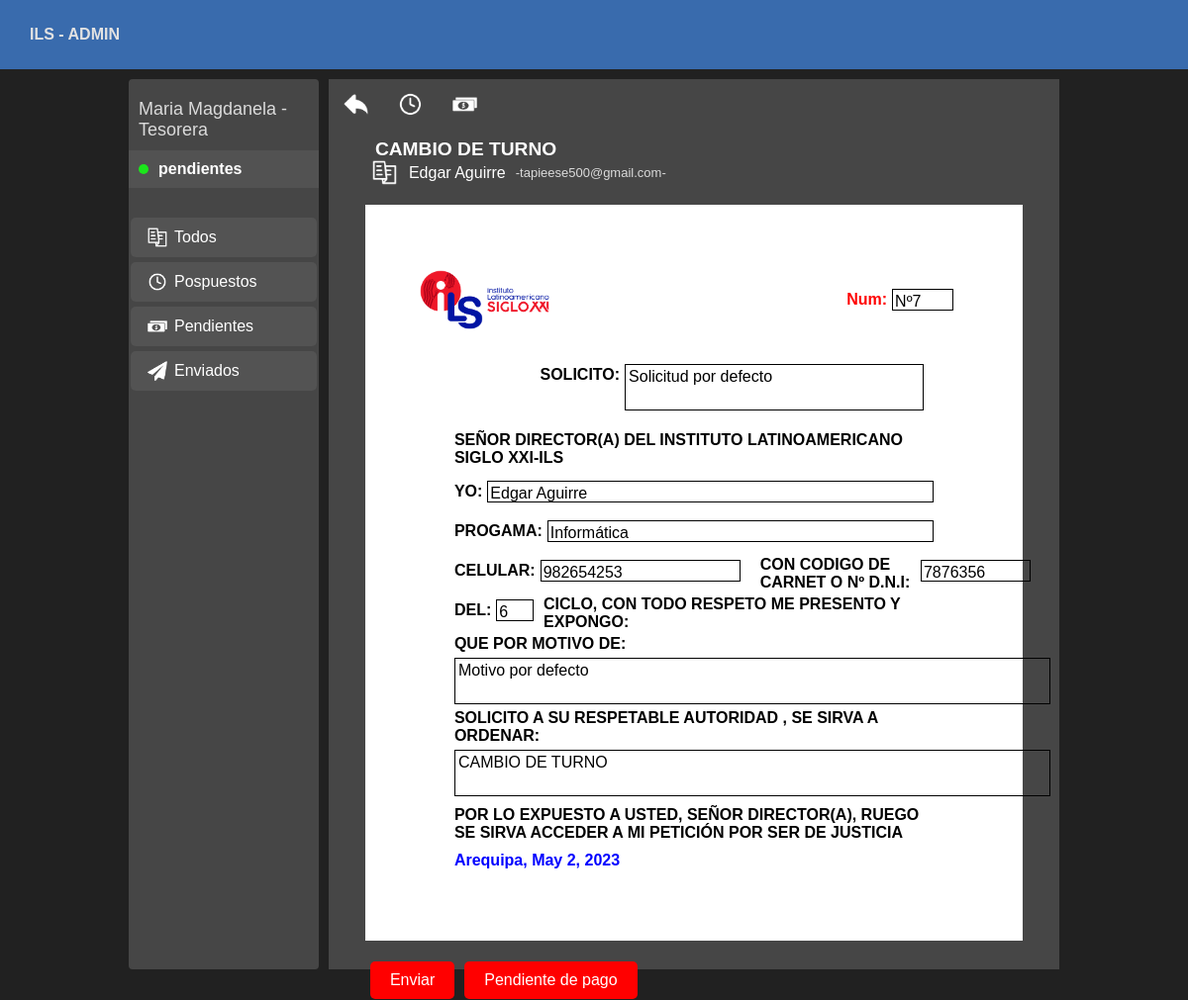
The page /ils_admin/staff/fut?code=zvONn3RLmUr on the database its author committed.
### myapp/models.py (models this page shows, shortened)
class fut(models.Model):
    name = models.CharField(max_length=200)
    program = models.CharField(max_length=200)
    dni = models.CharField(max_length=10)
    phone = models.CharField(max_length=12)
    cycle = models.CharField(max_length=2)
    email = models.TextField(default='')
    myrequest = models.TextField()
    order = models.CharField(max_length=300)
    reason = models.TextField()
    date = models.DateField()
    pdf_binary = models.BinaryField(default=b'')
    proceeding = models.TextField() # Expediente
    password = models.TextField()
    qrimg_binary = models.BinaryField(default=b'')
    code = models.TextField(default='00000000000')
    stage = models.IntegerField(default=0)
    view = models.BooleanField(default=False)
    n_ticket = models.CharField(max_length=30, default='0000000000')

### myapp_admin/views.py (the view)
# urls.py: path('ils_admin/staff/fut', views.view_fut, name="n_view_fut"),
def view_fut(request):
    code_ = request.GET.get('code')
    objs = fut.objects.filter(code=code_).values('id', 'myrequest', 'name', 'program', 'phone', 'dni', 'cycle', 'reason', 'email', 'order', 'date').first()
    up_register = fut.objects.get(code=code_)
    up_register.view = 1
    up_register.save()
    return render(request, 'admin/staff/view_fut.html', {
        'code': code_,
        'objs': objs
    })

### myapp_admin/templates/admin/staff/view_fut.html (shortened to what this page needs)
{% extends 'admin/staff.html' %}
{% load static %}
{% block fut %}
<div class="ayelash2">
    <div class="bastools">
        <a href="{% url 'n_staff' %}" style="display: flex;"><img width="25px" class="baricon" height="25px" src="{% static 'img/icon01.png' %}" alt=""></a>
        <img onclick="postponed()" width="25px" class="baricon" height="25px" src="{% static 'img/icon02.png' %}" alt="">
        <img onclick="pending()" width="25px" class="baricon" height="25px" src="{% static 'img/icon03.png' %}" alt="">
    </div>
    <div class="principaldiv">
        <div class="order"><p>{{objs.order}}</p></div>
        <div class="alumno">
            <img width="25px" height="25px" style="margin: auto 7px;" src="{% static 'img/procedure.png' %}" alt="">
            <p class="p_name">{{objs.name}}</p>
            <p class="p_mail">-{{objs.email}}-</p>
        </div>
        <div class="contFUT">
            <div class="logoils">
                <img height="60px" style="margin: auto 5px;" src="{% static 'img/logoils.png' %}" alt="">
                <div class="celd">
                    <label style="color: red;" for="">Num:</label>
                    <div class="text" style="width: 60px;"><p>Nº{{objs.id}}</p></div>
                </div>
            </div>
            <div class="orderils">
                <div class="celd2">
                    <label style="" for="">SOLICITO:</label>
                    <div class="text" style="width: 300px;"><p>{{objs.myrequest}}</p></div>
                </div>
            </div>
            <div class="datails">
                <p style="font-weight: bold;">SEÑOR DIRECTOR(A) DEL INSTITUTO LATINOAMERICANO SIGLO XXI-ILS</p>
                <div class="celd" style="margin: auto 0px 10px 10px;">
                    <label for="">YO:</label>
                    <div class="text" style="width: 500px;"><p>{{objs.name}}</p></div>
                </div>
                <div class="celd" style="margin: auto 0px 10px 10px;">
                    <label for="">PROGAMA:</label>
                    <div class="text" style="width: 440px;"><p>{{objs.program}}</p></div>
                </div>
                <div style="display: flex;">
                    <div class="celd" style="margin: auto 0px 10px 10px;">
                        <label for="">CELULAR:</label>
                        <div class="text" style="width: 200px;"><p>{{objs.phone}}</p></div>
                    </div>
                    <div class="celd" style="margin: auto 0px 10px 10px;">
                        <label for="">CON CODIGO DE CARNET O Nº D.N.I:</label>
                        <div class="text" style="width: 200px;"><p>{{objs.dni}}</p></div>
                    </div>
                </div>
                <div class="celd" style="margin: auto 0px 10px 10px;">
                    <label for="">DEL:</label>
                    <div class="text" style="width: 40px;"><p>{{objs.cycle}}</p></div>
                    <label for="">CICLO, CON TODO RESPETO ME PRESENTO Y EXPONGO:</label>
                </div>
                <div class="celd2" style="display: block;">
                    <label for="">QUE POR MOTIVO DE:</label>
                    <div class="text" style="width: 600px; margin: 5px 0px;"><p>{{objs.reason}}</p></div>
                </div>
                <div class="celd2" style="display: block;">
                    <label for="">SOLICITO A SU RESPETABLE AUTORIDAD , SE SIRVA A ORDENAR:</label>
                    <div class="text" style="width: 600px; margin: 5px 0px;"><p>{{objs.order}}</p></div>
                </div>
                <p style="font-weight: bold;">POR LO EXPUESTO A USTED, SEÑOR DIRECTOR(A), RUEGO SE SIRVA ACCEDER A MI PETICIÓN POR SER DE JUSTICIA</p>
                <p style="font-weight: bold; color: blue;">Arequipa, {{objs.date}}</p>
            </div>
        </div>
        <div class="buttons_view_fut">
            <div class="send_button" onclick="send_fut()">Enviar</div>
            <div class="send_button" onclick="pending()">Pendiente de pago</div>
        </div>
    </div>
</div>
{% endblock %}

### myapp_admin/templates/layouts/mainadmin.html (style rules this page uses)
body { background: #212121; color: white; padding: 0px; margin: 0px; font-family: Arial, Helvetica, sans-serif; }

### myapp_admin/templates/admin/staff/view_fut.html (style rules this page uses)
.ayelash2 { width: 100%; height: 900px; background: #464646; margin: 0px 0px 10px 0px; display: block; justify-content: space-between; }
.bastools { width: 100%; height: 50px; display: flex; }
.principaldiv { width: 90%; height: 400px; margin: 10px auto; display: flex; flex-direction: column; }
.order { width: 100%; height: 40px; display: flex; }
.order p { margin: auto 10px; font-size: larger; font-weight: bold; }
.alumno { width: 100%; height: 40px; display: flex; }
.p_name { margin: auto 5px; }
.p_mail { margin: auto 5px; font-size: small; opacity: 80%; }
.contFUT { width: 100%; background: #e2e1cfbb; background: white; margin: 20px auto; padding: 1px 0px; display: block; }
.baricon { margin: auto 15px; }
.logoils { width: calc(100% - 100px); height: 70px; background: white; display: flex; justify-content: space-between; margin: 60px auto 30px auto; }
.celd { height: 30px; color: black; margin: auto 10px; display: flex; }
.celd label { font-weight: bold; margin: auto 0px auto 0px; }
.celd .text { height: 20px; margin: auto 10px auto 5px ; border: 1px solid black; }
.celd .text p { margin: 3px 2px auto 2px; }
.orderils { width: calc(100% - 160px); background: white; margin: 0px auto 10px auto; display: flex; justify-content: flex-end; }
.celd2 { height: auto; color: black; margin: auto 10px; display: flex; }
.celd2 label { font-weight: bold; margin: 2px 0px auto 0px; }
.celd2 .text { height: 45px; margin: auto 10px auto 5px ; border: 1px solid black; }
.celd2 .text p { margin: 3px 2px auto 3px; }
.datails { width: calc(100% - 160px); background: white; margin: 0px auto 60px auto; padding: 1px 0px; display: block; color: black; }
.datails p { margin: 10px; }
.send_button { background: red; width: auto; text-align: center; padding: 10px 20px; border-radius: 5px; margin: 1px 5px; }
.buttons_view_fut { display: flex; }

### rows shown on the page
fut: order "CAMBIO DE TURNO", name "Edgar Aguirre", email "tapieese500@gmail.com", id "7", myrequest "Solicitud por defecto", program "Informática", phone "982654253", dni "7876356", cycle "6", reason "Motivo por defecto", date "May 2, 2023"
